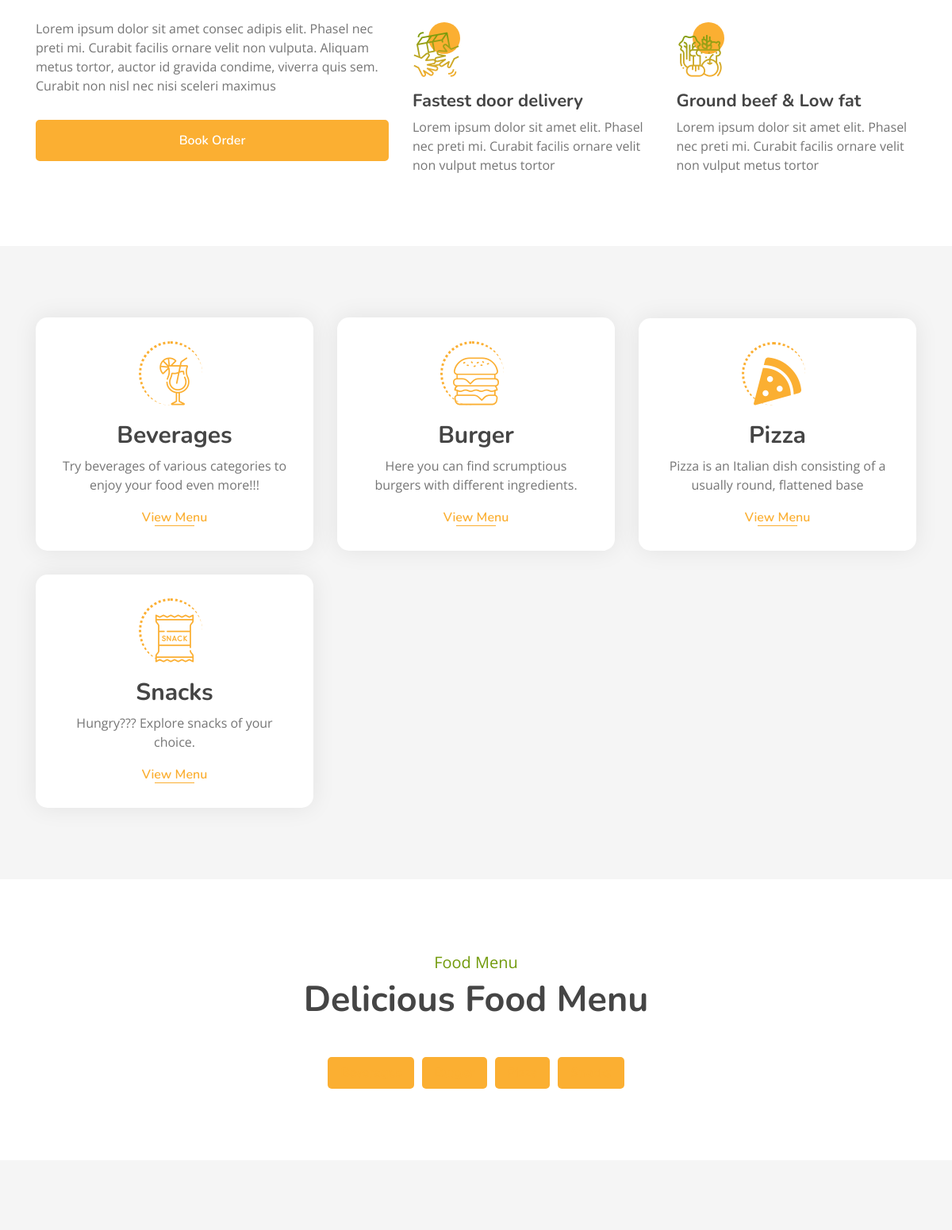
The app's page / (middle part), older data.
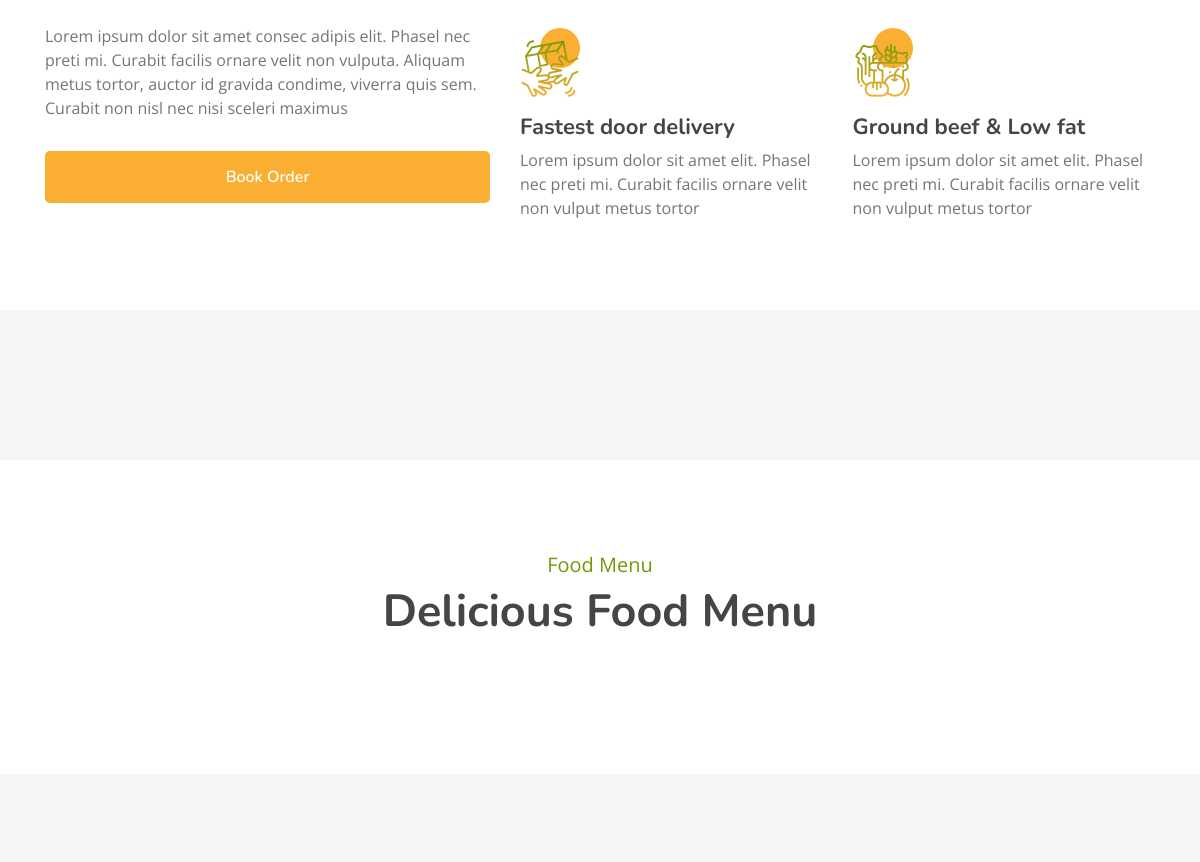
The same page, newer data.
### myapp/models.py (models this page shows, shortened)
class Category(models.Model):
    name = models.CharField(max_length=100, unique=True)
    image = models.ImageField(upload_to="categories/%Y/%m/%d")
    icon = models.CharField(max_length=50, blank=True)
    description = models.TextField()
    added_on = models.DateTimeField(auto_now_add=True)
    updated_on = models.DateTimeField(auto_now=True)

### myapp/views.py (the view)
# urls.py: path('',views.index,name="index"),
def index(request):
    context ={}
    cats = Category.objects.all().order_by('name')
    context['categories'] = cats
    dishes = []
    for cat in cats:
        dishes.append({
            'cat_id':cat.id,
            'cat_name':cat.name,
            'cat_img':cat.image,
            'items':list(cat.dish_set.all().values())
        })
    context['menu'] = dishes
    return render(request,'index.html', context)

### template/index.html (shortened to what this page needs)
{% extends "base.html" %}
{% load static %}
{% block content %}
        <div class="feature">
            <div class="container">
                <div class="row">
                    <div class="col-lg-5">
                        <div class="feature-text">
                            <p>
                                Lorem ipsum dolor sit amet consec adipis elit. Phasel nec preti mi. Curabit facilis ornare velit non vulputa. Aliquam metus tortor, auctor id gravida condime, viverra quis sem. Curabit non nisl nec nisi sceleri maximus
                            </p>
                            <a class="btn custom-btn" href="">Book Order</a>
                        </div>
                    </div>
                    <div class="col-lg-7">
                        <div class="row">
                            <div class="col-sm-6">
                            </div>
                            <div class="col-sm-6">
                            </div>
                        </div>
                        <div class="row">
                            <div class="col-sm-6">
                                <div class="feature-item">
                                    <i class="flaticon-courier"></i>
                                    <h3>Fastest door delivery</h3>
                                    <p>
                                        Lorem ipsum dolor sit amet elit. Phasel nec preti mi. Curabit facilis ornare velit non vulput metus tortor
                                    </p>
                                </div>
                            </div>
                            <div class="col-sm-6">
                                <div class="feature-item">
                                    <i class="flaticon-fruits-and-vegetables"></i>
                                    <h3>Ground beef & Low fat</h3>
                                    <p>
                                        Lorem ipsum dolor sit amet elit. Phasel nec preti mi. Curabit facilis ornare velit non vulput metus tortor
                                    </p>
                                </div>
                            </div>
                        </div>
                    </div>
                </div>
            </div>
        </div>
        <div class="food">
            <div class="container">
                <div class="row align-items-center">
                {% for cat in categories %}
                    <div class="col-md-4">
                        <div class="food-item">
                            <i class="{{cat.icon}}"></i>
                            <h2>{{cat.name}}</h2>
                            <p>
                                {{cat.description}}
                            </p>
                            <a href="{% url 'all_dishes' %}?q={{cat.id}}">View Menu</a>
                        </div>
                    </div>
                {% endfor %}
                </div>
            </div>
        </div>
        <div class="menu">
            <div class="container">
                <div class="section-header text-center">
                    <p>Food Menu</p>
                    <h2>Delicious Food Menu</h2>
                </div>
                <div class="menu-tab">
                    <ul class="nav nav-pills justify-content-center">
                        {% for category in menu %}
                            <li class="nav-item">
                                <a class="nav-link" data-toggle="pill" href="#c-{{category.cat_id}}">{{category.cat_name}}</a>
                            </li>
                        {% endfor %}
                    </ul>
                    <div class="tab-content">
                    </div>
                </div>
            </div>
        </div>
        <div class="testimonial">
        </div>
{% endblock %}

### template/base.html (shortened to what this page needs)
<!DOCTYPE html>
{% load static %}
<html lang="en">
    <head>
        <link href="https://stackpath.bootstrapcdn.com/bootstrap/4.4.1/css/bootstrap.min.css" rel="stylesheet">
        <link href="https://cdnjs.cloudflare.com/ajax/libs/font-awesome/5.10.0/css/all.min.css" rel="stylesheet">
        <link type="text/css" href="/static/lib/animate/animate.min.css" rel="stylesheet">
        <link type="text/css" href="/static/lib/owlcarousel/assets/owl.carousel.min.css" rel="stylesheet">
        <link type="text/css" href="/static/lib/flaticon/font/flaticon.css" rel="stylesheet">
        <link type="text/css" href="/static/lib/tempusdominus/css/tempusdominus-bootstrap-4.min.css" rel="stylesheet" />
        <link type="text/css" href="/static/css/style.css" rel="stylesheet">
    </head>
    <body>
        {% block content %}
        {% endblock %}
    </body>
</html>

### static/css/style.css (style rules this page uses)
body { color: #757575; background: #ffffff; font-family: 'open sans', sans-serif; }
h1, h2, h3, h4, h5, h6 { color: #454545; font-family: 'Nunito', sans-serif; }
a { font-family: 'Nunito', sans-serif; font-weight: 600; color: #fbaf32; transition: .3s; }
.btn.custom-btn { padding: 12px 25px; font-family: 'Nunito', sans-serif; font-size: 16px; font-weight: 600; color: #ffffff; background: #fbaf32; border: 2px solid #fbaf32; border-radius: 5px; transition: .5s; }
[class^="flaticon-"]:before, [class*=" flaticon-"]:before, [class^="flaticon-"]:after, [class*=" flaticon-"]:after { font-size: inherit; margin-left: 0; }
.section-header { position: relative; margin-bottom: 45px; }
.section-header p { color: #719a0a; margin-bottom: 5px; position: relative; font-size: 20px; }
.section-header h2 { margin: 0; position: relative; font-size: 45px; font-weight: 700; }
.food { position: relative; width: 100%; padding: 90px 0 60px 0; margin: 45px 0; background: rgba(0, 0, 0, .04); }
.feature { position: relative; width: 100%; padding: 45px 0 0 0; }
.feature .feature-text { position: relative; width: 100%; }
.feature .feature-text .btn { width: 100%; margin-top: 15px; margin-bottom: 45px; }
.feature .feature-item { width: 100%; margin-bottom: 45px; }
.feature .feature-item i { position: relative; display: block; color: #719a0a; font-size: 60px; line-height: 60px; margin-bottom: 15px; background-image: linear-gradient(#719a0a, #fbaf32); -webkit-background-clip: text; -webkit-text-fill-color: transparent; }
.feature .feature-item i::after { position: absolute; content: ""; width: 40px; height: 40px; top: -10px; left: 20px; background: #fbaf32; border-radius: 30px; z-index: -1; }
.feature .feature-item h3 { font-size: 22px; font-weight: 700; }
.menu { position: relative; padding: 45px 0 15px 0; }
.menu .menu-tab { position: relative; }
.menu .menu-tab .tab-content { padding: 30px 0 0 0; background: transparent; }
.testimonial { position: relative; width: 100%; padding: 90px 0; margin: 45px 0; background: rgba(0, 0, 0, .04); }

Row changes from the older to the newer data that the page shows:
removed Category: name "Beverages", description "Try beverages of various categories to enjoy your food even more!!!"
removed Category: name "Burger", description "Here you can find scrumptious burgers with different ingredients."
removed Category: name "Pizza", description "Pizza is an Italian dish consisting of a usually round, flattened base"
removed Category: name "Snacks", description "Hungry??? Explore snacks of your choice."
